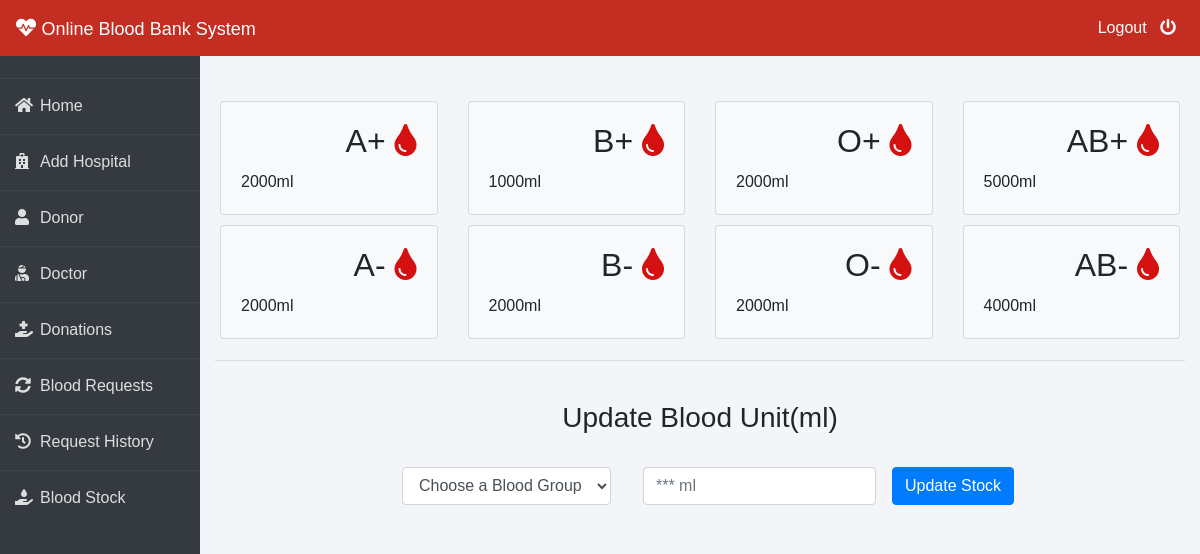
The app's page /admin-blood (signed in), older data.
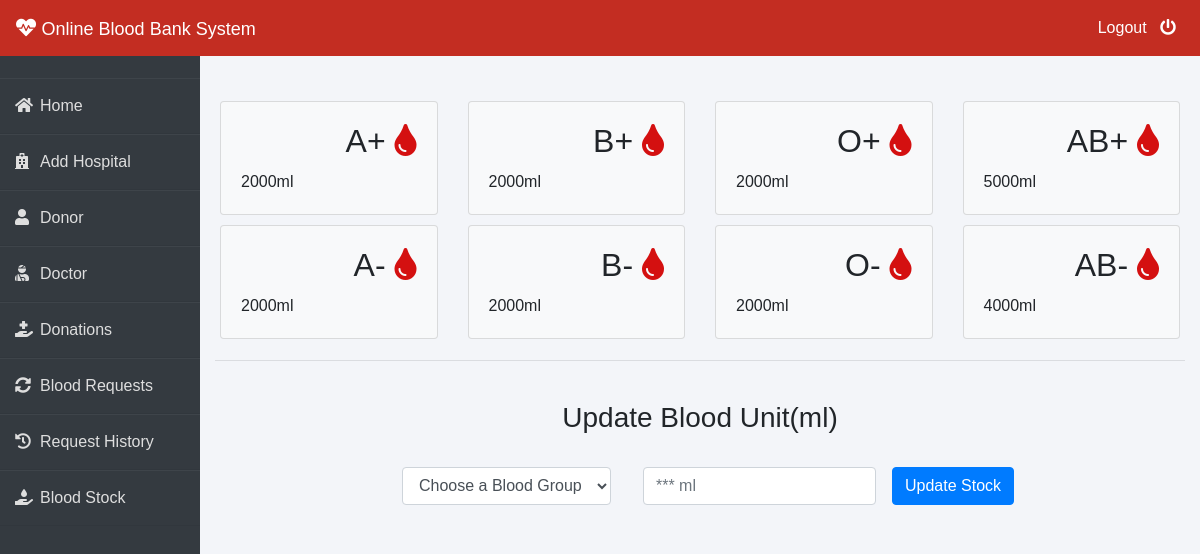
The same page, newer data.
### blood/models.py (models this page shows, shortened)
class Stock(models.Model):
    bloodgroup = models.CharField(max_length=10)
    unit = models.PositiveIntegerField(default=0)

### blood/views.py (the view, shortened to what this page needs)
# urls.py: path('admin-blood', views.admin_blood_view,name='admin-blood'),
@login_required(login_url='adminlogin')
def admin_blood_view(request):
    dict = {
        'bloodForm': forms.BloodForm(),
        'A1': models.Stock.objects.get(bloodgroup="A+"),
        'A2': models.Stock.objects.get(bloodgroup="A-"),
        'B1': models.Stock.objects.get(bloodgroup="B+"),
        'B2': models.Stock.objects.get(bloodgroup="B-"),
        'AB1': models.Stock.objects.get(bloodgroup="AB+"),
        'AB2': models.Stock.objects.get(bloodgroup="AB-"),
        'O1': models.Stock.objects.get(bloodgroup="O+"),
        'O2': models.Stock.objects.get(bloodgroup="O-"),
    }
    return render(request, 'blood/admin_blood.html', context=dict)

### blood/forms.py
class BloodForm(forms.ModelForm):
    class Meta:
        model=models.Stock
        fields=['bloodgroup','unit']

### templates/blood/admin_blood.html (shortened to what this page needs)
{% extends 'blood/adminbase.html' %}
{% block content %}
{% load widget_tweaks %}
<br><br>
<div class="container">
    <div class="row">
      <div class="col-sm-3">
        <div class="card bg-light">
          <div class="card-body">
              <div class="blood">
                  <h2>A+ <i class="fas fa-tint"></i></h2>
              </div><br><br>
              <div>
                  {{A1.unit}}ml
              </div>
          </div>
        </div>
      </div>
      <div class="col-sm-3">
          <div class="card bg-light">
              <div class="card-body">
                  <div class="blood">
                      <h2>B+ <i class="fas fa-tint"></i></h2>
                  </div><br><br>
                  <div>
                    {{B1.unit}}ml
                  </div>
              </div>
            </div>
      </div>
      <div class="col-sm-3">
          <div class="card bg-light">
              <div class="card-body">
                  <div class="blood">
                      <h2>O+ <i class="fas fa-tint"></i></h2>
                  </div><br><br>
                  <div>
                    {{O1.unit}}ml
                  </div>
              </div>
            </div>
        </div>
        <div class="col-sm-3">
          <div class="card bg-light">
              <div class="card-body">
                  <div class="blood">
                      <h2>AB+ <i class="fas fa-tint"></i></h2>
                  </div><br><br>
                  <div>
                    {{AB1.unit}}ml
                  </div>
              </div>
            </div>
        </div>
    </div>
    <div class="row">
      <div class="col-sm-3">
        <div class="card bg-light">
          <div class="card-body">
              <div class="blood">
                  <h2>A- <i class="fas fa-tint"></i></h2>
              </div><br><br>
              <div>
                {{A2.unit}}ml
              </div>
          </div>
        </div>
      </div>
      <div class="col-sm-3">
          <div class="card bg-light">
              <div class="card-body">
                  <div class="blood">
                      <h2>B- <i class="fas fa-tint"></i></h2>
                  </div><br><br>
                  <div>
                    {{B2.unit}}ml
                  </div>
              </div>
            </div>
      </div>
      <div class="col-sm-3">
          <div class="card bg-light">
              <div class="card-body">
                  <div class="blood">
                      <h2>O- <i class="fas fa-tint"></i></h2>
                  </div><br><br>
                  <div>
                    {{O2.unit}}ml
                  </div>
              </div>
            </div>
        </div>
        <div class="col-sm-3">
          <div class="card bg-light">
              <div class="card-body">
                  <div class="blood">
                      <h2>AB- <i class="fas fa-tint"></i></h2>
                  </div><br><br>
                  <div>
                    {{AB2.unit}}ml
                  </div>
              </div>
            </div>
        </div>
    </div>
<hr>
<br>
<h3 class="text-center">Update Blood Unit(ml)</h3><br>
<div class="xyz">
    <form class="form-inline" method="POST">
        <div class="form-group mx-sm-3 mb-6">
            <select name="bloodgroup" class="form-control">
                <option disabled="disabled" selected="selected">Choose a Blood Group</option>
            </select>
          </div>
        <div class="form-group mx-sm-3 mb-6">
          <input type="number" class="form-control" name="unit" placeholder="*** ml">
        </div>
        <button type="submit" class="btn btn-primary">Update Stock</button>
      </form>
</div>
</div>
{% endblock content %}

Row changes from the older to the newer data that the page shows:
changed Stock (number 2 of 8 on the later page): unit "1000" → "2000"
